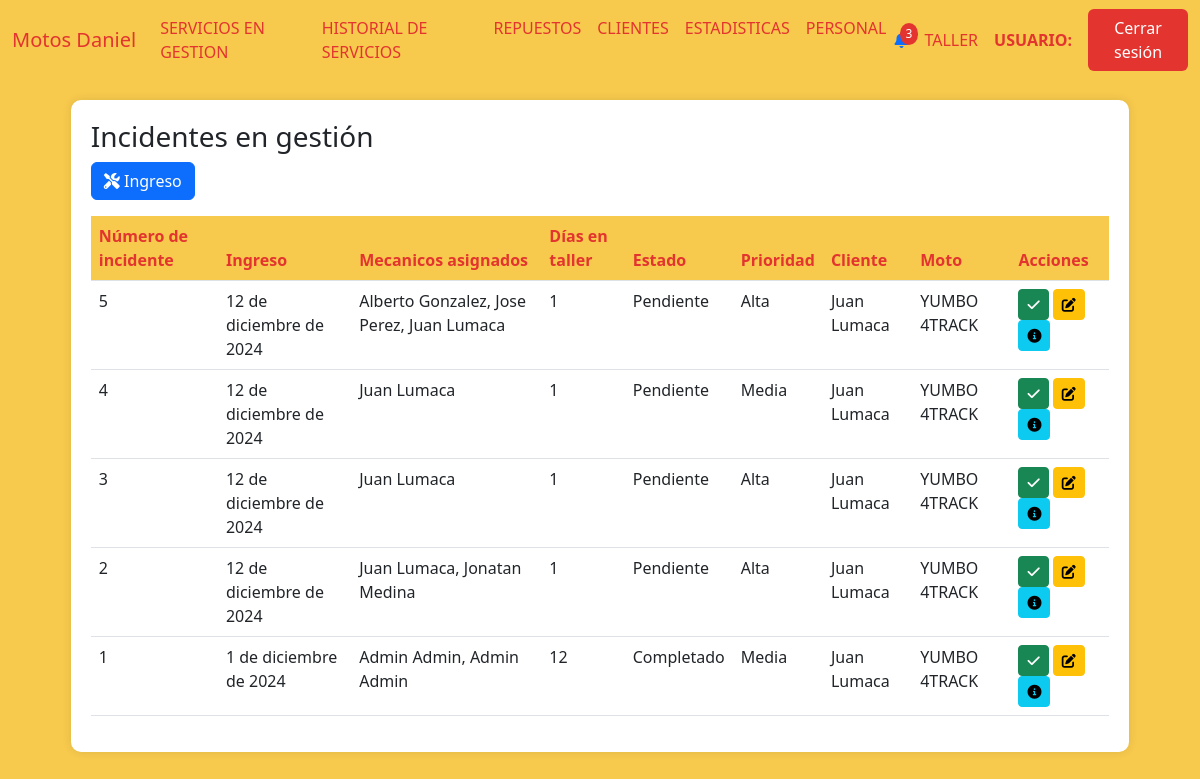
Page /servicios_en_gestion on the committed database.
### AppUM/models.py (models this page shows)
class Servicios(models.Model):
    fecha_ingreso = models.DateField()
    descripcion_ingreso = models.TextField(null=True, blank=True)
    estado = models.CharField(max_length=20, blank=True)
    prioridad = models.CharField(max_length=20, blank=True)
    fecha_estimada_cierre = models.DateField(null=True)
    fecha_prox_servicio = models.DateField(null=True)
    km_prox_servicio = models.IntegerField(null=True)
    moto = models.ForeignKey(Moto, related_name='moto_servicio', on_delete=models.CASCADE)
    cliente = models.ForeignKey(Cliente, related_name='cliente_servicio', on_delete=models.CASCADE)
    dias = models.IntegerField(default=0)

### AppUM/views.py (the view)
# urls.py: path('servicios_en_gestion', views.servicios_en_gestion,name="ServiciosEnGestion"),
def servicios_en_gestion(req):
        servicios_motos = (
        Servicios.objects
        .all()
        .select_related('moto', 'cliente')
        .values(
            'id',
            'fecha_ingreso',
            'estado',
            'prioridad',
            'dias',
            'moto__marca',
            'moto__modelo',
            'cliente__nombre',
            'cliente__apellido'
           ).order_by('-id')
        )
        datos = []
        for resultado in servicios_motos:
            mecanicos = MecanicosServicios.objects.filter(servicio_id=resultado['id'])
            datos_mecanicos = [
                f"{persona.nombre} {persona.apellido}"
                for mecanico in mecanicos
                for persona in Personal.objects.filter(id=mecanico.mecanico_id)
            ]
            fecha_ingreso = resultado['fecha_ingreso']  # Suponiendo que 'fecha_ingreso' es un campo de la consulta
            dias_transcurridos = (date.today() - fecha_ingreso).days
            datos.append({
                'servicio': resultado,
                'mecanicos': datos_mecanicos,  # Lista de nombres completos de mecánicos
                'dias':dias_transcurridos
            })
        return render(req,"perfil_taller/servicios/servicios_en_gestion.html",{"servicios":datos,"mecanicos":datos_mecanicos})

### AppUM/templates/perfil_taller/servicios/servicios_en_gestion.html (shortened to what this page needs)
{% extends "perfil_taller/padre_perfil_taller.html" %}
{% load static %}
{% block contenidoQueCambia %}
<link href="https://cdnjs.cloudflare.com/ajax/libs/font-awesome/6.0.0/css/all.min.css" rel="stylesheet">
<link href="https://cdn.jsdelivr.net/npm/bootstrap-icons@1.10.0/font/bootstrap-icons.css" rel="stylesheet">
<div class="table-container" id="inventarios">
    <h3>Incidentes en gestión</h3>
    <a href="{% url 'FormAltaServicio' %}" class="btn btn-primary mb-3" title="Registrar ingreso de servicio">
        <i class="fas fa-tools"></i> Ingreso
    </a>
    <table class="table">
        <thead>
            <tr>
                <th>Número de incidente</th>
                <th>Ingreso</th>
                <th>Mecanicos asignados</th>
                <th>Días en taller</th>
                <th>Estado</th>
                <th>Prioridad</th>
                <th>Cliente</th>
                <th>Moto</th>
                <th>Acciones</th>
            </tr>
        </thead>
        <tbody>
            {% if servicios %}
    {% for servicio in servicios %}
        <tr>
            <td>{{ servicio.servicio.id }}</td>
            <td>{{ servicio.servicio.fecha_ingreso }}</td>
            <td>
                {% for mecanico in servicio.mecanicos %}
                    {{ mecanico }}{% if not forloop.last %}, {% endif %}
                {% endfor %}
            </td>
            <td>{{ servicio.dias }}</td>
            <td>{{ servicio.servicio.estado }}</td>
            <td>{{ servicio.servicio.prioridad }}</td>
            <td>{{ servicio.servicio.cliente__nombre }} {{ servicio.servicio.cliente__apellido }}</td>
            <td>{{ servicio.servicio.moto__marca }} {{ servicio.servicio.moto__modelo }}</td>
            <td>
                <a href="" class="btn btn-sm btn-success" title="Cerrar servicio">
                    <i class="fas fa-check"></i>
                </a>
                <a href=""><button class="btn btn-sm btn-warning"><i class="fas fa-edit"></i></button></a>
                <a href=""><button class="btn btn-sm btn-info"><i class="fas fa-info-circle"></i></button></a>
            </td>
        </tr>
    {% endfor %}
{% endif %}
        </tbody>
    </table>
</div>
{% endblock %}

### AppUM/static/css/styles.css (style rules this page uses)
body { background-color: #f7ca4d; }
.table-container { background-color: #fff; border-radius: 10px; padding: 20px; box-shadow: 0px 0px 10px rgba(0, 0, 0, 0.1); margin: 20px auto; max-width: 90%; }
.table th { background-color: #f7ca4d; color: #e3342f; }

### rows in the picture
Servicios: servicio.id "5", servicio.fecha_ingreso "12 de diciembre de 2024", mecanicos "Alberto Gonzalez" "Jose Perez" "Juan Lumaca", dias "1", servicio.estado "Pendiente", servicio.prioridad "Alta", servicio.cliente__nombre "Juan", servicio.cliente__apellido "Lumaca", servicio.moto__marca "YUMBO", servicio.moto__modelo "4TRACK"
Servicios: servicio.id "4", servicio.fecha_ingreso "12 de diciembre de 2024", mecanicos "Juan Lumaca", dias "1", servicio.estado "Pendiente", servicio.prioridad "Media", servicio.cliente__nombre "Juan", servicio.cliente__apellido "Lumaca", servicio.moto__marca "YUMBO", servicio.moto__modelo "4TRACK"
Servicios: servicio.id "3", servicio.fecha_ingreso "12 de diciembre de 2024", mecanicos "Juan Lumaca", dias "1", servicio.estado "Pendiente", servicio.prioridad "Alta", servicio.cliente__nombre "Juan", servicio.cliente__apellido "Lumaca", servicio.moto__marca "YUMBO", servicio.moto__modelo "4TRACK"
Servicios: servicio.id "2", servicio.fecha_ingreso "12 de diciembre de 2024", mecanicos "Juan Lumaca" "Jonatan Medina", dias "1", servicio.estado "Pendiente", servicio.prioridad "Alta", servicio.cliente__nombre "Juan", servicio.cliente__apellido "Lumaca", servicio.moto__marca "YUMBO", servicio.moto__modelo "4TRACK"
Servicios: servicio.id "1", servicio.fecha_ingreso "1 de diciembre de 2024", mecanicos "Admin Admin" "Admin Admin", dias "12", servicio.estado "Completado", servicio.prioridad "Media", servicio.cliente__nombre "Juan", servicio.cliente__apellido "Lumaca", servicio.moto__marca "YUMBO", servicio.moto__modelo "4TRACK"
